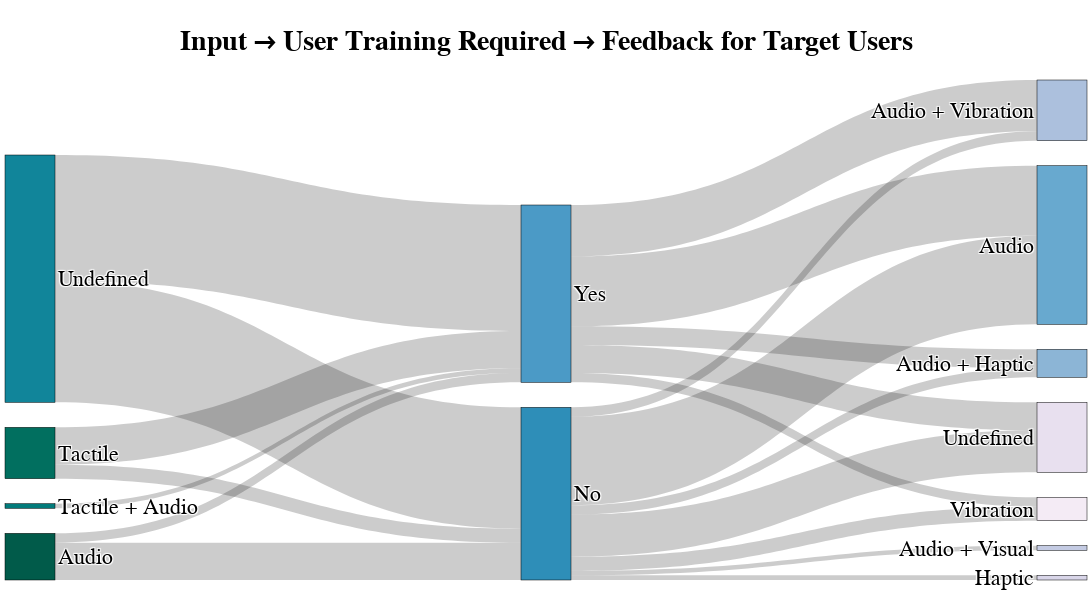

The code cell stored with this chart in its notebook:
### Code cell
# Count occurrences of (Input → User Training) and (User Training → Feedback)
df_counts_1 = df.groupby(["Input", "User Training"]).size().reset_index(name="Count")
df_counts_2 = df.groupby(["User Training", "Feedback"]).size().reset_index(name="Count")

# Add prefixes to differentiate nodes
df_counts_1["Input"] = "Input: " + df_counts_1["Input"]
df_counts_1["User Training"] = "Training: " + df_counts_1["User Training"]
df_counts_2["User Training"] = "Training: " + df_counts_2["User Training"]
df_counts_2["Feedback"] = "Feedback: " + df_counts_2["Feedback"]

# Create unique category list combining all three columns
categories = pd.unique(pd.concat([df_counts_1["Input"], df_counts_1["User Training"], df_counts_2["Feedback"]])).tolist()

# Map categories to numerical indices
category_map = {category: i for i, category in enumerate(categories)}

# Convert Input, User Training, and Feedback to numerical indices
df_counts_1["Input"] = df_counts_1["Input"].map(category_map)
df_counts_1["User Training"] = df_counts_1["User Training"].map(category_map)
df_counts_2["User Training"] = df_counts_2["User Training"].map(category_map)
df_counts_2["Feedback"] = df_counts_2["Feedback"].map(category_map)

# Combine the two dataframes to create source-target-value lists
source = df_counts_1["Input"].tolist() + df_counts_2["User Training"].tolist()
target = df_counts_1["User Training"].tolist() + df_counts_2["Feedback"].tolist()
values = df_counts_1["Count"].tolist() + df_counts_2["Count"].tolist()

# Create the Sankey diagram
fig = go.Figure(go.Sankey(
    node=dict(
        pad=25,
        thickness=50,
        line=dict(color="black", width=0.5),
        label=[c.replace("Input: ", "").replace("Training: ", "").replace("Feedback: ", "") for c in categories],  # Clean display labels
        color=sns.color_palette(palette, n_colors=len(categories)).as_hex()
    ),
    link=dict(
        source=source,
        target=target,
        value=values
    )
))

# Customize layout
fig.update_layout(
    title=dict(
        text="Input → User Training Required → Feedback for Target Users",
        font=dict(size=28, family="Arial", color="black", weight="bold"),
        x=0.5,  # Center title
        y=0.95
    ),
    font=dict(size=22, family="Arial", color="black"),
    autosize=False,
    width=1100,
    height=600,
    margin=dict(l=5, r=5, t=80, b=20)  # Increase top margin to prevent overlap
)

# Save PDF
fig.write_image("plots/input_usertr_feedback_sankey.pdf", scale=4)

print(df_counts_1)
print(df_counts_2)

# Show the Sankey diagram
fig.show()

### Figure 1 — Plotly figure (JSON) as saved in the notebook; plotly's stock layout.template omitted (floating-point values rounded to 4 significant figures)
{"data": [{"link": {"source": [0, 0, 1, 1, 2, 3, 3, 4, 4, 4, 4, 4, 4, 4, 5, 5, 5, 5, 5], "target": [4, 5, 4, 5, 5, 4, 5, 6, 7, 8, 9, 10, 11, 12, 6, 7, 8, 11, 12], "value": [8, 2, 3, 8, 1, 26, 27, 19, 2, 2, 1, 1, 9, 3, 15, 4, 11, 6, 2]}, "node": {"color": ["#015b4a", "#016f5f", "#027b7b", "#11859a", "#2e8eb8", "#4b9ac6", "#68a9cf", "#8cb5d6", "#acc0dd", "#c4cbe3", "#d9d6e9", "#e8e0ef", "#f4ebf5"], "label": ["Audio", "Tactile", "Tactile + Audio", "Undefined", "No", "Yes", "Audio", "Audio + Haptic", "Audio + Vibration", "Audio + Visual", "Haptic", "Undefined", "Vibration"], "line": {"color": "black", "width": 0.5}, "pad": 25, "thickness": 50}, "type": "sankey"}], "layout": {"autosize": false, "font": {"color": "black", "family": "Arial", "size": 22}, "height": 600, "margin": {"b": 20, "l": 5, "r": 5, "t": 80}, "title": {"font": {"color": "black", "family": "Arial", "size": 28, "weight": "bold"}, "text": "Input → User Training Required → Feedback for Target Users", "x": 0.5, "y": 0.95}, "width": 1100}}
